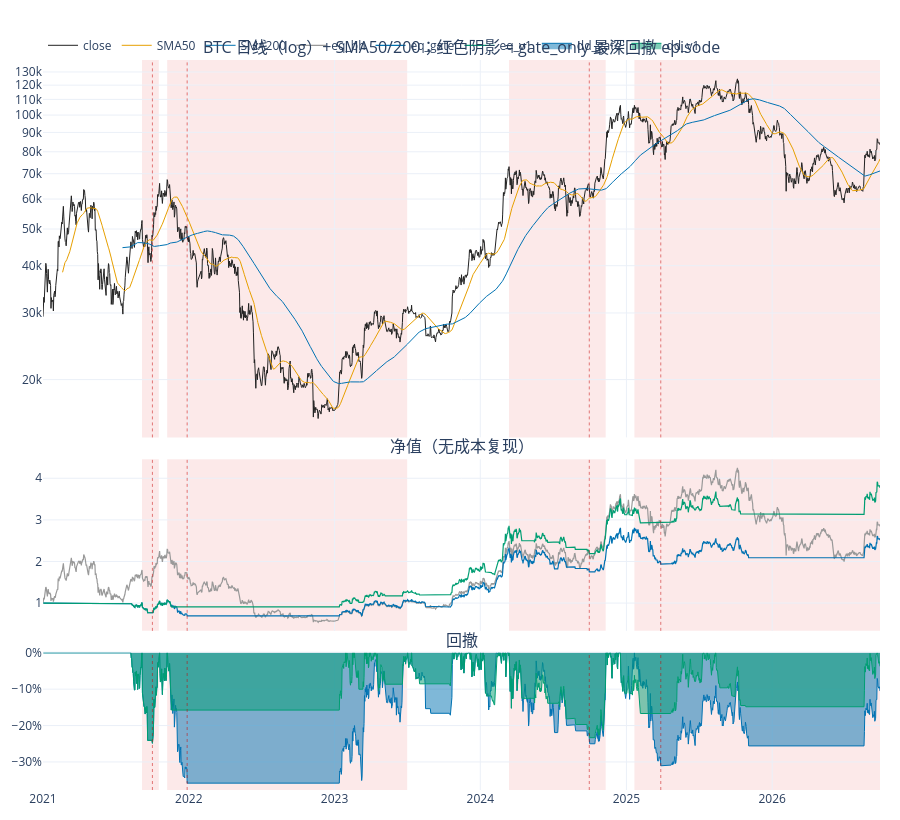

Notebook code for this chart:
### Code cell
def add_episodes(fig, episodes: pd.DataFrame, color=EPISODE_COLOR):
    for _, e in episodes.iterrows():
        fig.add_vrect(x0=e["peak"], x1=e["end"], fillcolor=color, opacity=1, line_width=0, layer="below")
        fig.add_vline(x=e["trough"], line_width=1, line_dash="dot", line_color="rgba(200,0,0,0.5)")

fig = make_subplots(rows=3, cols=1, shared_xaxes=True, vertical_spacing=0.03,
                    row_heights=[0.55, 0.25, 0.2],
                    subplot_titles=("BTC 日线（log）+ SMA50/200；红色阴影 = gate_only 最深回撤 episode",
                                    "净值（无成本复现）", "回撤"))
fig.add_trace(go.Scatter(x=d.ts, y=d.close, name="close", line=dict(color="#222", width=1)), 1, 1)
fig.add_trace(go.Scatter(x=d.ts, y=d.sma50, name="SMA50", line=dict(color="#e69f00", width=1)), 1, 1)
fig.add_trace(go.Scatter(x=d.ts, y=d.sma200, name="SMA200", line=dict(color="#0072b2", width=1)), 1, 1)
for name, col in (("eq_bh", "#999"), ("eq_gate", "#0072b2"), ("eq_v1", "#009e73")):
    fig.add_trace(go.Scatter(x=d.ts, y=d[name], name=name, line=dict(color=col, width=1.2)), 2, 1)
for name, col in (("dd_gate", "#0072b2"), ("dd_v1", "#009e73")):
    fig.add_trace(go.Scatter(x=d.ts, y=d[name], name=name, line=dict(color=col, width=1), fill="tozeroy"), 3, 1)
add_episodes(fig, ep_gate)
fig.update_yaxes(type="log", row=1, col=1)
fig.update_yaxes(tickformat=".0%", row=3, col=1)
fig.update_layout(height=820, template="plotly_white", legend=dict(orientation="h", y=1.04),
                  margin=dict(l=40, r=20, t=60, b=30), hovermode="x unified")
fig.show()

### Figure 1 — Plotly figure (JSON) as saved in the notebook; plotly's stock layout.template omitted (floating-point values rounded to 4 significant figures; data arrays with more than 128 entries replaced by an {"elided": "..."} marker saying what was removed)
{"data": [{"line": {"color": "#222", "width": 1}, "name": "close", "type": "scatter", "x": {"elided": "2097 str values"}, "xaxis": "x", "y": {"elided": "2097 float values"}, "yaxis": "y"}, {"line": {"color": "#e69f00", "width": 1}, "name": "SMA50", "type": "scatter", "x": {"elided": "2097 str values"}, "xaxis": "x", "y": {"elided": "2097 float values"}, "yaxis": "y"}, {"line": {"color": "#0072b2", "width": 1}, "name": "SMA200", "type": "scatter", "x": {"elided": "2097 str values"}, "xaxis": "x", "y": {"elided": "2097 float values"}, "yaxis": "y"}, {"line": {"color": "#999", "width": 1.2}, "name": "eq_bh", "type": "scatter", "x": {"elided": "2097 str values"}, "xaxis": "x2", "y": {"elided": "2097 float values"}, "yaxis": "y2"}, {"line": {"color": "#0072b2", "width": 1.2}, "name": "eq_gate", "type": "scatter", "x": {"elided": "2097 str values"}, "xaxis": "x2", "y": {"elided": "2097 float values"}, "yaxis": "y2"}, {"line": {"color": "#009e73", "width": 1.2}, "name": "eq_v1", "type": "scatter", "x": {"elided": "2097 str values"}, "xaxis": "x2", "y": {"elided": "2097 float values"}, "yaxis": "y2"}, {"fill": "tozeroy", "line": {"color": "#0072b2", "width": 1}, "name": "dd_gate", "type": "scatter", "x": {"elided": "2097 str values"}, "xaxis": "x3", "y": {"elided": "2097 float values"}, "yaxis": "y3"}, {"fill": "tozeroy", "line": {"color": "#009e73", "width": 1}, "name": "dd_v1", "type": "scatter", "x": {"elided": "2097 str values"}, "xaxis": "x3", "y": {"elided": "2097 float values"}, "yaxis": "y3"}], "layout": {"annotations": [{"font": {"size": 16}, "showarrow": false, "text": "BTC 日线（log）+ SMA50/200；红色阴影 = gate_only 最深回撤 episode", "x": 0.5, "xanchor": "center", "xref": "paper", "y": 1, "yanchor": "bottom", "yref": "paper"}, {"font": {"size": 16}, "showarrow": false, "text": "净值（无成本复现）", "x": 0.5, "xanchor": "center", "xref": "paper", "y": 0.453, "yanchor": "bottom", "yref": "paper"}, {"font": {"size": 16}, "showarrow": false, "text": "回撤", "x": 0.5, "xanchor": "center", "xref": "paper", "y": 0.188, "yanchor": "bottom", "yref": "paper"}], "height": 820, "hovermode": "x unified", "legend": {"orientation": "h", "y": 1.04}, "margin": {"b": 30, "l": 40, "r": 20, "t": 60}, "shapes": [{"fillcolor": "rgba(220, 40, 40, 0.10)", "layer": "below", "line": {"width": 0}, "opacity": 1, "type": "rect", "x0": "2021-11-08T00:00:00+00:00", "x1": "2023-07-02T00:00:00+00:00", "xref": "x", "y0": 0, "y1": 1, "yref": "y domain"}, {"fillcolor": "rgba(220, 40, 40, 0.10)", "layer": "below", "line": {"width": 0}, "opacity": 1, "type": "rect", "x0": "2021-11-08T00:00:00+00:00", "x1": "2023-07-02T00:00:00+00:00", "xref": "x2", "y0": 0, "y1": 1, "yref": "y2 domain"}, {"fillcolor": "rgba(220, 40, 40, 0.10)", "layer": "below", "line": {"width": 0}, "opacity": 1, "type": "rect", "x0": "2021-11-08T00:00:00+00:00", "x1": "2023-07-02T00:00:00+00:00", "xref": "x3", "y0": 0, "y1": 1, "yref": "y3 domain"}, {"line": {"color": "rgba(200,0,0,0.5)", "dash": "dot", "width": 1}, "type": "line", "x0": "2021-12-28T00:00:00+00:00", "x1": "2021-12-28T00:00:00+00:00", "xref": "x", "y0": 0, "y1": 1, "yref": "y domain"}, {"line": {"color": "rgba(200,0,0,0.5)", "dash": "dot", "width": 1}, "type": "line", "x0": "2021-12-28T00:00:00+00:00", "x1": "2021-12-28T00:00:00+00:00", "xref": "x2", "y0": 0, "y1": 1, "yref": "y2 domain"}, {"line": {"color": "rgba(200,0,0,0.5)", "dash": "dot", "width": 1}, "type": "line", "x0": "2021-12-28T00:00:00+00:00", "x1": "2021-12-28T00:00:00+00:00", "xref": "x3", "y0": 0, "y1": 1, "yref": "y3 domain"}, {"fillcolor": "rgba(220, 40, 40, 0.10)", "layer": "below", "line": {"width": 0}, "opacity": 1, "type": "rect", "x0": "2025-01-21T00:00:00+00:00", "x1": "2026-09-28T00:00:00+00:00", "xref": "x", "y0": 0, "y1": 1, "yref": "y domain"}, {"fillcolor": "rgba(220, 40, 40, 0.10)", "layer": "below", "line": {"width": 0}, "opacity": 1, "type": "rect", "x0": "2025-01-21T00:00:00+00:00", "x1": "2026-09-28T00:00:00+00:00", "xref": "x2", "y0": 0, "y1": 1, "yref": "y2 domain"}, {"fillcolor": "rgba(220, 40, 40, 0.10)", "layer": "below", "line": {"width": 0}, "opacity": 1, "type": "rect", "x0": "2025-01-21T00:00:00+00:00", "x1": "2026-09-28T00:00:00+00:00", "xref": "x3", "y0": 0, "y1": 1, "yref": "y3 domain"}, {"line": {"color": "rgba(200,0,0,0.5)", "dash": "dot", "width": 1}, "type": "line", "x0": "2025-03-28T00:00:00+00:00", "x1": "2025-03-28T00:00:00+00:00", "xref": "x", "y0": 0, "y1": 1, "yref": "y domain"}, {"line": {"color": "rgba(200,0,0,0.5)", "dash": "dot", "width": 1}, "type": "line", "x0": "2025-03-28T00:00:00+00:00", "x1": "2025-03-28T00:00:00+00:00", "xref": "x2", "y0": 0, "y1": 1, "yref": "y2 domain"}, {"line": {"color": "rgba(200,0,0,0.5)", "dash": "dot", "width": 1}, "type": "line", "x0": "2025-03-28T00:00:00+00:00", "x1": "2025-03-28T00:00:00+00:00", "xref": "x3", "y0": 0, "y1": 1, "yref": "y3 domain"}, {"fillcolor": "rgba(220, 40, 40, 0.10)", "layer": "below", "line": {"width": 0}, "opacity": 1, "type": "rect", "x0": "2024-03-13T00:00:00+00:00", "x1": "2024-11-10T00:00:00+00:00", "xref": "x", "y0": 0, "y1": 1, "yref": "y domain"}, {"fillcolor": "rgba(220, 40, 40, 0.10)", "layer": "below", "line": {"width": 0}, "opacity": 1, "type": "rect", "x0": "2024-03-13T00:00:00+00:00", "x1": "2024-11-10T00:00:00+00:00", "xref": "x2", "y0": 0, "y1": 1, "yref": "y2 domain"}, {"fillcolor": "rgba(220, 40, 40, 0.10)", "layer": "below", "line": {"width": 0}, "opacity": 1, "type": "rect", "x0": "2024-03-13T00:00:00+00:00", "x1": "2024-11-10T00:00:00+00:00", "xref": "x3", "y0": 0, "y1": 1, "yref": "y3 domain"}, {"line": {"color": "rgba(200,0,0,0.5)", "dash": "dot", "width": 1}, "type": "line", "x0": "2024-09-30T00:00:00+00:00", "x1": "2024-09-30T00:00:00+00:00", "xref": "x", "y0": 0, "y1": 1, "yref": "y domain"}, {"line": {"color": "rgba(200,0,0,0.5)", "dash": "dot", "width": 1}, "type": "line", "x0": "2024-09-30T00:00:00+00:00", "x1": "2024-09-30T00:00:00+00:00", "xref": "x2", "y0": 0, "y1": 1, "yref": "y2 domain"}, {"line": {"color": "rgba(200,0,0,0.5)", "dash": "dot", "width": 1}, "type": "line", "x0": "2024-09-30T00:00:00+00:00", "x1": "2024-09-30T00:00:00+00:00", "xref": "x3", "y0": 0, "y1": 1, "yref": "y3 domain"}, {"fillcolor": "rgba(220, 40, 40, 0.10)", "layer": "below", "line": {"width": 0}, "opacity": 1, "type": "rect", "x0": "2021-09-06T00:00:00+00:00", "x1": "2021-10-18T00:00:00+00:00", "xref": "x", "y0": 0, "y1": 1, "yref": "y domain"}, {"fillcolor": "rgba(220, 40, 40, 0.10)", "layer": "below", "line": {"width": 0}, "opacity": 1, "type": "rect", "x0": "2021-09-06T00:00:00+00:00", "x1": "2021-10-18T00:00:00+00:00", "xref": "x2", "y0": 0, "y1": 1, "yref": "y2 domain"}, {"fillcolor": "rgba(220, 40, 40, 0.10)", "layer": "below", "line": {"width": 0}, "opacity": 1, "type": "rect", "x0": "2021-09-06T00:00:00+00:00", "x1": "2021-10-18T00:00:00+00:00", "xref": "x3", "y0": 0, "y1": 1, "yref": "y3 domain"}, {"line": {"color": "rgba(200,0,0,0.5)", "dash": "dot", "width": 1}, "type": "line", "x0": "2021-10-02T00:00:00+00:00", "x1": "2021-10-02T00:00:00+00:00", "xref": "x", "y0": 0, "y1": 1, "yref": "y domain"}, {"line": {"color": "rgba(200,0,0,0.5)", "dash": "dot", "width": 1}, "type": "line", "x0": "2021-10-02T00:00:00+00:00", "x1": "2021-10-02T00:00:00+00:00", "xref": "x2", "y0": 0, "y1": 1, "yref": "y2 domain"}, {"line": {"color": "rgba(200,0,0,0.5)", "dash": "dot", "width": 1}, "type": "line", "x0": "2021-10-02T00:00:00+00:00", "x1": "2021-10-02T00:00:00+00:00", "xref": "x3", "y0": 0, "y1": 1, "yref": "y3 domain"}], "xaxis": {"anchor": "y", "domain": [0, 1], "matches": "x3", "showticklabels": false}, "xaxis2": {"anchor": "y2", "domain": [0, 1], "matches": "x3", "showticklabels": false}, "xaxis3": {"anchor": "y3", "domain": [0, 1]}, "yaxis": {"anchor": "x", "domain": [0.483, 1], "type": "log"}, "yaxis2": {"anchor": "x2", "domain": [0.218, 0.453]}, "yaxis3": {"anchor": "x3", "domain": [0, 0.188], "tickformat": ".0%"}}}
